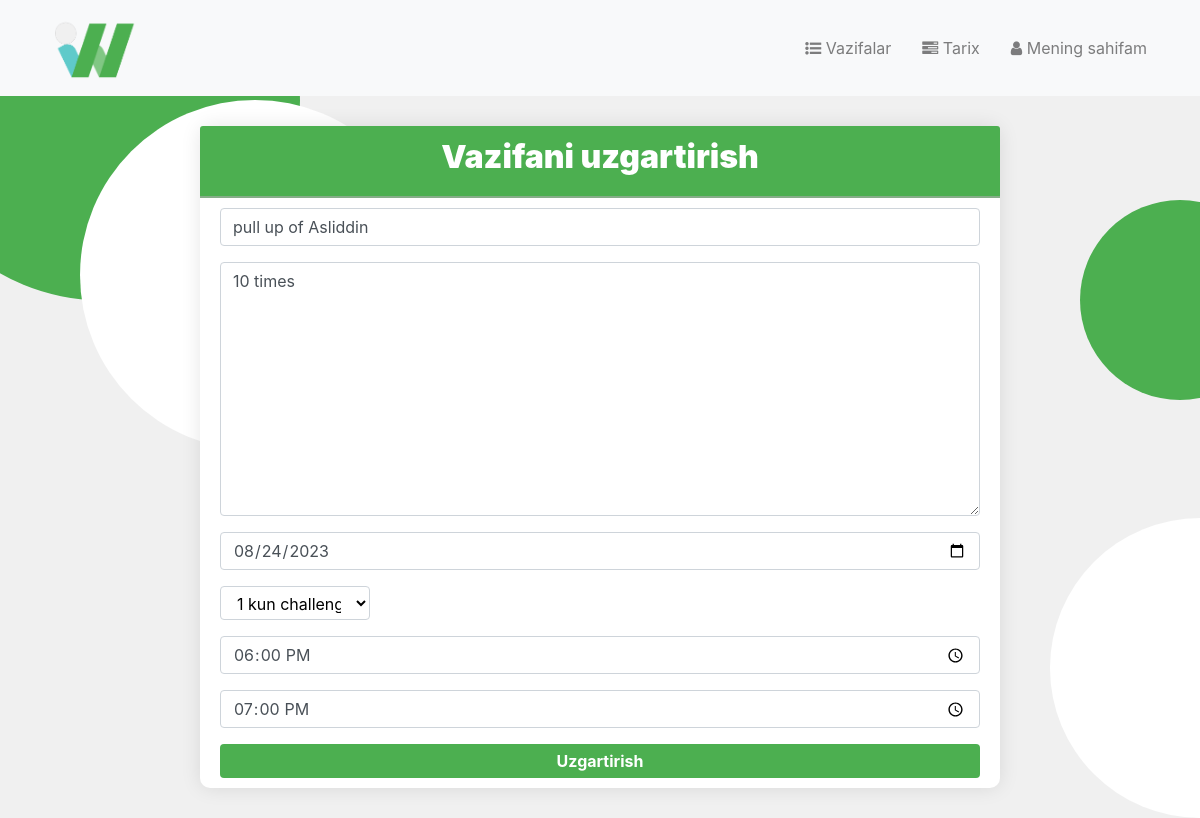
/readVazifa/123/update/ (signed in), run on the app's committed database.
### to_do_list/models.py (models this page shows, shortened)
class VazifaModel(models.Model):
    foydalanuvchi = models.ForeignKey(User, on_delete=models.CASCADE, null=True, blank=True)
    sarlavha = models.CharField(verbose_name="vazifa", max_length=200)
    tuliq_malumot = models.TextField()
    boshlanish_vaqti = models.TimeField(null=True, blank=True)
    tugatish_muddati = models.TimeField(null=True, blank=True)
    bajarilgan_date = models.ForeignKey(DateBajarildiModel, on_delete=models.CASCADE, null=True, blank=True)
    bajarilgan_vaqt =  models.TimeField(null=True, blank=True)
    bajarildi = models.BooleanField(default=False)

### to_do_list/views.py (the view)
# urls.py: path("readVazifa/<int:idMe>/update/", views.updateVazifa, name='updateVazifa'),
@login_required
def updateVazifa(request, idMe):
    objVazifa = get_object_or_404(VazifaModel, id=idMe)
    if request.method == 'POST':
        formMe =  VazifaPostForm(request.POST, instance=objVazifa)
        if formMe.is_valid():
            formMe.save()
            return redirect('detailVazifa', idMe=idMe)
    else:
        formMe =  VazifaPostForm(instance=objVazifa)
    return render(request, 'to_do_list/updateVazifa.html', {'formMe': formMe})

### to_do_list/forms.py
class VazifaPostForm(forms.ModelForm):
    input_date = forms.DateField(
        label='Select a Date',
        widget=forms.DateInput(attrs={'type': 'date'}),
    )
    challenge = forms.ChoiceField(label='Challenge', choices=[])
    def __init__(self, *args, **kwargs):
        super().__init__(*args, **kwargs)
        self.fields['input_date'].initial = timezone.localdate()
        self.fields['challenge'].choices = self.get_challenge_choices()
    def get_challenge_choices(self):
        days_of_month = [(str(day), f"{day} kun challenge") for day in range(1, 32)]
        return days_of_month
    class Meta:
        model = VazifaModel
        fields = ["sarlavha", "tuliq_malumot", 'input_date', 'challenge', 'boshlanish_vaqti', "tugatish_muddati", 'bajarildi']
        widgets = {
            'boshlanish_vaqti': forms.TimeInput(attrs={'type': 'time'}),
            'tugatish_muddati': forms.TimeInput(attrs={'type': 'time'}),
        }

### to_do_list/templates/to_do_list/updateVazifa.html (shortened to what this page needs)
{% extends 'to_do_list/layout.html' %}
{% load django_bootstrap5 %}
{% load static %}
{% block head %}
    <link rel="stylesheet" href="{% static 'to_do_list/read_style.css' %}">
{% endblock %}
{% block content %}
    <div class="container">
        <div class="row justify-content-center">
            <div class="card">
                <div class="card-header">
                    <h2>Vazifani uzgartirish<h2>
                </div>
                <div class="card-body">
                    <form method="post" action="." class="form">
                            {% bootstrap_form formMe %}
                        <button type="submit" class="btn btn-block"><strong>Uzgartirish</strong></button>
                    </form>
                </div>
            </div>
        </div>
    </div>
{% endblock %}

### to_do_list/static/to_do_list/read_style.css (style rules this page uses)
.form-group input, .form-group textarea, .form-group select { border: 1px solid #ced4da; border-radius: 0.25rem; padding: 0.375rem 0.75rem; }
body { background-color: #f0f0f0; padding: 20px; }
.card { max-width: 800px; width: 800px; margin: 10px; border: none; border-radius: 10px; background-color: #fff; box-shadow: 0 0 20px rgba(0, 0, 0, 0.1); }
.card-header { background-color: #4caf50; color: #fff; text-align: center; font-weight: bold; border-bottom: none; border-top-left-radius: 10px; border-top-right-radius: 10px; border-bottom: 2px solid rgba(173, 173, 173, 0.603); }
.card-body { margin-top: -10px; margin-bottom: -10px; }
.card-header h2 { font-weight: 900; }
.btn { background-color: #4caf50; border: none; color: white; padding: 5px 9px; font-size: 16px; cursor: pointer; display: block; margin-right: 5px; }
select { width: 150px; padding: 5px 5px 5px 5px; font-size: 16px; border: 1px solid #CCC; border-radius: 5px; height: 34px; background-color: #ffffff; }

### data on the page
VazifaModel: sarlavha "pull up of Asliddin", tuliq_malumot "10 times", boshlanish_vaqti "18:00:00", tugatish_muddati "19:00:00"
